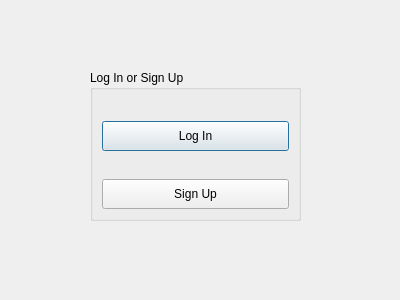
<?xml version="1.0" encoding="UTF-8"?>
<ui version="4.0">
 <class>Form</class>
 <widget class="QDialog" name="Form">
  <property name="geometry">
   <rect>
    <x>0</x>
    <y>0</y>
    <width>400</width>
    <height>300</height>
   </rect>
  </property>
  <property name="windowTitle">
   <string>Form</string>
  </property>
  <widget class="QGroupBox" name="groupBox">
   <property name="geometry">
    <rect>
     <x>90</x>
     <y>70</y>
     <width>211</width>
     <height>151</height>
    </rect>
   </property>
   <property name="title">
    <string>Log In or Sign Up</string>
   </property>
   <layout class="QVBoxLayout" name="verticalLayout">
    <item>
     <spacer name="verticalSpacer_2">
      <property name="orientation">
       <enum>Qt::Vertical</enum>
      </property>
      <property name="sizeHint" stdset="0">
       <size>
        <width>20</width>
        <height>40</height>
       </size>
      </property>
     </spacer>
    </item>
    <item>
     <widget class="QPushButton" name="LogIn">
      <property name="styleSheet">
       <string notr="true">QPushButton{
	padding:7px;
	font:12px;
}
</string>
      </property>
      <property name="text">
       <string>Log In</string>
      </property>
     </widget>
    </item>
    <item>
     <spacer name="verticalSpacer">
      <property name="orientation">
       <enum>Qt::Vertical</enum>
      </property>
      <property name="sizeHint" stdset="0">
       <size>
        <width>20</width>
        <height>40</height>
       </size>
      </property>
     </spacer>
    </item>
    <item>
     <widget class="QPushButton" name="SignUp">
      <property name="styleSheet">
       <string notr="true">QPushButton{
	padding:7px;
	font:12px;
}
</string>
      </property>
      <property name="text">
       <string>Sign Up</string>
      </property>
     </widget>
    </item>
   </layout>
  </widget>
 </widget>
 <resources/>
 <connections/>
</ui>
